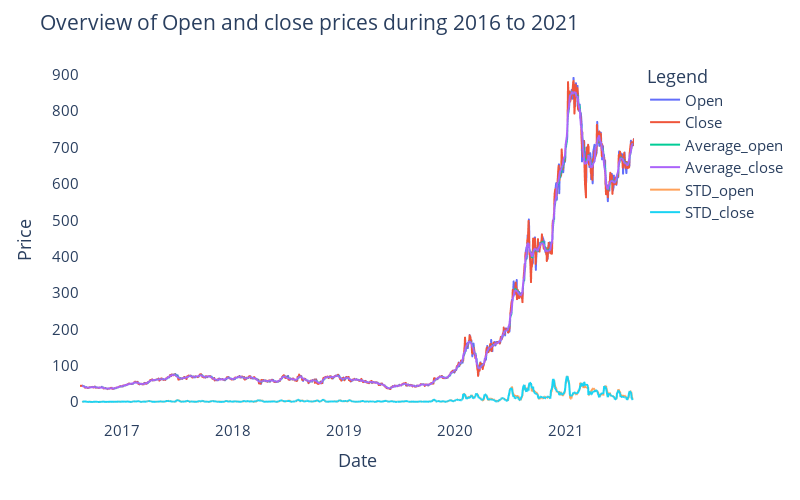

The notebook cell this image was saved under:
### Code cell
fig=px.line(data_open_close,x=data_open_close.index,y=[data_open_close.Open,data_open_close.Close,
                                                      data_open_close.Average_open,data_open_close.Average_close,
                                                      data_open_close.STD_open,data_open_close.STD_close],labels={'Date':'Date','value'
                                                                                                          :'Price'},width=800,height=500)
fig.update_layout(title='Overview of Open and close prices during 2016 to 2021',font_size=15,
                 legend_title_text='Legend')
fig.update_xaxes(showgrid=False)
fig.update_yaxes(showgrid=False)
fig.update_layout({'plot_bgcolor':'white'})
fig.show()

### Figure 1 — Plotly figure (JSON) as saved in the notebook; plotly's stock layout.template omitted (floating-point values rounded to 4 significant figures; data arrays with more than 128 entries replaced by an {"elided": "..."} marker saying what was removed)
{"data": [{"hovertemplate": "variable=Open<br>Date=%{x}<br>Price=%{y}<extra></extra>", "legendgroup": "Open", "line": {"color": "#636efa", "dash": "solid"}, "marker": {"symbol": "circle"}, "mode": "lines", "name": "Open", "showlegend": true, "type": "scattergl", "x": {"elided": "1258 str values"}, "xaxis": "x", "y": {"elided": "1258 float values"}, "yaxis": "y"}, {"hovertemplate": "variable=Close<br>Date=%{x}<br>Price=%{y}<extra></extra>", "legendgroup": "Close", "line": {"color": "#EF553B", "dash": "solid"}, "marker": {"symbol": "circle"}, "mode": "lines", "name": "Close", "showlegend": true, "type": "scattergl", "x": {"elided": "1258 str values"}, "xaxis": "x", "y": {"elided": "1258 float values"}, "yaxis": "y"}, {"hovertemplate": "variable=Average_open<br>Date=%{x}<br>Price=%{y}<extra></extra>", "legendgroup": "Average_open", "line": {"color": "#00cc96", "dash": "solid"}, "marker": {"symbol": "circle"}, "mode": "lines", "name": "Average_open", "showlegend": true, "type": "scattergl", "x": {"elided": "1258 str values"}, "xaxis": "x", "y": {"elided": "1258 float values"}, "yaxis": "y"}, {"hovertemplate": "variable=Average_close<br>Date=%{x}<br>Price=%{y}<extra></extra>", "legendgroup": "Average_close", "line": {"color": "#ab63fa", "dash": "solid"}, "marker": {"symbol": "circle"}, "mode": "lines", "name": "Average_close", "showlegend": true, "type": "scattergl", "x": {"elided": "1258 str values"}, "xaxis": "x", "y": {"elided": "1258 float values"}, "yaxis": "y"}, {"hovertemplate": "variable=STD_open<br>Date=%{x}<br>Price=%{y}<extra></extra>", "legendgroup": "STD_open", "line": {"color": "#FFA15A", "dash": "solid"}, "marker": {"symbol": "circle"}, "mode": "lines", "name": "STD_open", "showlegend": true, "type": "scattergl", "x": {"elided": "1258 str values"}, "xaxis": "x", "y": {"elided": "1258 float values"}, "yaxis": "y"}, {"hovertemplate": "variable=STD_close<br>Date=%{x}<br>Price=%{y}<extra></extra>", "legendgroup": "STD_close", "line": {"color": "#19d3f3", "dash": "solid"}, "marker": {"symbol": "circle"}, "mode": "lines", "name": "STD_close", "showlegend": true, "type": "scattergl", "x": {"elided": "1258 str values"}, "xaxis": "x", "y": {"elided": "1258 float values"}, "yaxis": "y"}], "layout": {"font": {"size": 15}, "height": 500, "legend": {"title": {"text": "Legend"}, "tracegroupgap": 0}, "margin": {"t": 60}, "plot_bgcolor": "white", "title": {"text": "Overview of Open and close prices during 2016 to 2021"}, "width": 800, "xaxis": {"anchor": "y", "autorange": true, "domain": [0, 1], "range": ["2016-08-16", "2021-08-13"], "showgrid": false, "title": {"text": "Date"}, "type": "date"}, "yaxis": {"anchor": "x", "autorange": true, "domain": [0, 1], "range": [-49.13, 940.9], "showgrid": false, "title": {"text": "Price"}, "type": "linear"}}}
